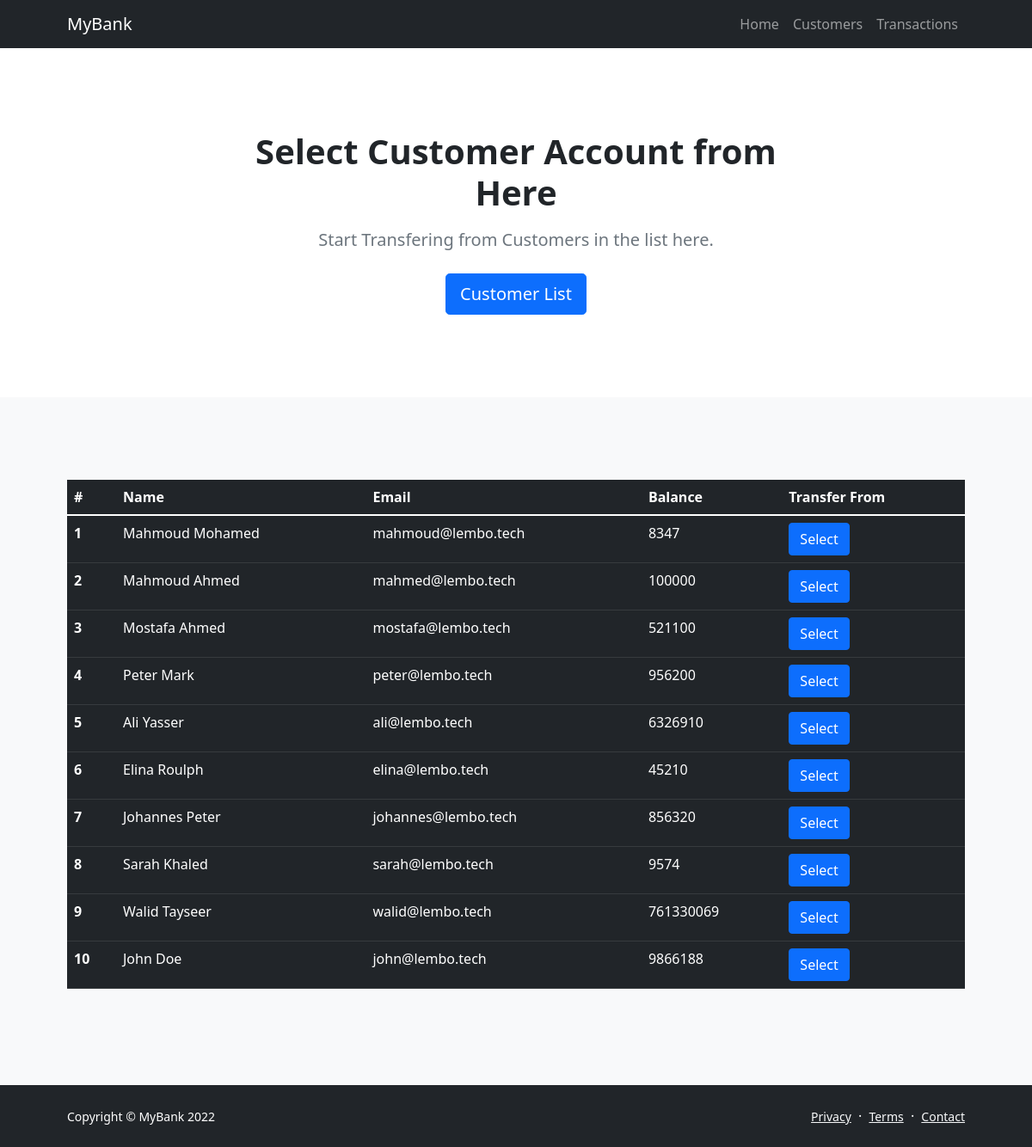
The page /customers.php on the database its author committed.
### tables this page shows
CREATE TABLE `customers` (
  `id` int(11) NOT NULL,
  `name` varchar(500) NOT NULL,
  `email` varchar(5000) NOT NULL,
  `balance` int(11) NOT NULL
);

### customers.php (the view, shortened to what this page needs)
<?php
$mysqli = new mysqli("localhost","root","","mybank");
$sql = "SELECT * FROM customers";
$rows = $mysqli -> query($sql);
$rows -> fetch_all(MYSQLI_ASSOC);
?>
<!DOCTYPE html>
<html lang="en">
<head>
        <link href="https://cdn.jsdelivr.net/npm/bootstrap-icons@1.5.0/font/bootstrap-icons.css" rel="stylesheet" />
        <link href="css/styles.css" rel="stylesheet" />
    </head>
    <body class="d-flex flex-column">
        <main class="flex-shrink-0">
            <nav class="navbar navbar-expand-lg navbar-dark bg-dark">
                <div class="container px-5">
                    <a class="navbar-brand" href="index.php">MyBank</a>
                    <div class="collapse navbar-collapse" id="navbarSupportedContent">
                        <ul class="navbar-nav ms-auto mb-2 mb-lg-0">
                            <li class="nav-item"><a class="nav-link" href="index.php">Home</a></li>
                            <li class="nav-item"><a class="nav-link" href="customers.php">Customers</a></li>
                            <li class="nav-item"><a class="nav-link" href="transactions.php">Transactions</a></li>
                        </ul>
                    </div>
                </div>
            </nav>
            <header class="py-5">
                <div class="container px-5">
                    <div class="row justify-content-center">
                        <div class="col-lg-8 col-xxl-6">
                            <div class="text-center my-5">
                                <h1 class="fw-bolder mb-3">Select Customer Account from Here</h1>
                                <p class="lead fw-normal text-muted mb-4">Start Transfering from Customers in the list here.</p>
                                <a class="btn btn-primary btn-lg" href="#scroll-target">Customer List</a>
                            </div>
                        </div>
                    </div>
                </div>
            </header>
            <section class="py-5 bg-light" id="scroll-target">
                <div class="container px-5 my-5">
                    <div class="row gx-5 align-items-center">
                        <div class="col-lg-12">
                            <table class="table table-dark">
  <thead>
    <tr>
      <th scope="col">#</th>
      <th scope="col">Name</th>
      <th scope="col">Email</th>
      <th scope="col">Balance</th>
      <th scope="col">Transfer From</th>
    </tr>
  </thead>
  <tbody>
      <?php
      foreach($rows as $row){ ?>
    <tr>
      <th scope="row"><?php echo $row['id'] ?></th>
      <td><?php echo $row['name'] ?></td>
      <td><?php echo $row['email'] ?></td>
      <td><?php echo $row['balance'] ?></td>
      <td><a class="btn btn-primary" href="transfer.php?id=<?php echo $row['id'] ?>" role="button">Select</a></td>
    </tr>
    <?php
      }
      ?>
  </tbody>
</table>
                        </div>
                    </div>
                </div>
            </section>
        </main>
        <footer class="bg-dark py-4 mt-auto">
            <div class="container px-5">
                <div class="row align-items-center justify-content-between flex-column flex-sm-row">
                    <div class="col-auto"><div class="small m-0 text-white">Copyright &copy; MyBank 2022</div></div>
                    <div class="col-auto">
                        <a class="link-light small" href="#!">Privacy</a>
                        <span class="text-white mx-1">&middot;</span>
                        <a class="link-light small" href="#!">Terms</a>
                        <span class="text-white mx-1">&middot;</span>
                        <a class="link-light small" href="#!">Contact</a>
                    </div>
                </div>
            </div>
        </footer>
    </body>
</html>

### rows shown on the page
customers: id "1", name "Mahmoud Mohamed", email "mahmoud@lembo.tech", balance "8347"
customers: id "2", name "Mahmoud Ahmed", email "mahmed@lembo.tech", balance "100000"
customers: id "3", name "Mostafa Ahmed", email "mostafa@lembo.tech", balance "521100"
customers: id "4", name "Peter Mark", email "peter@lembo.tech", balance "956200"
customers: id "5", name "Ali Yasser", email "ali@lembo.tech", balance "6326910"
customers: id "6", name "Elina Roulph", email "elina@lembo.tech", balance "45210"
customers: id "7", name "Johannes Peter", email "johannes@lembo.tech", balance "856320"
customers: id "8", name "Sarah Khaled", email "sarah@lembo.tech", balance "9574"
customers: id "9", name "Walid Tayseer", email "walid@lembo.tech", balance "761330069"
customers: id "10", name "John Doe", email "john@lembo.tech", balance "9866188"
